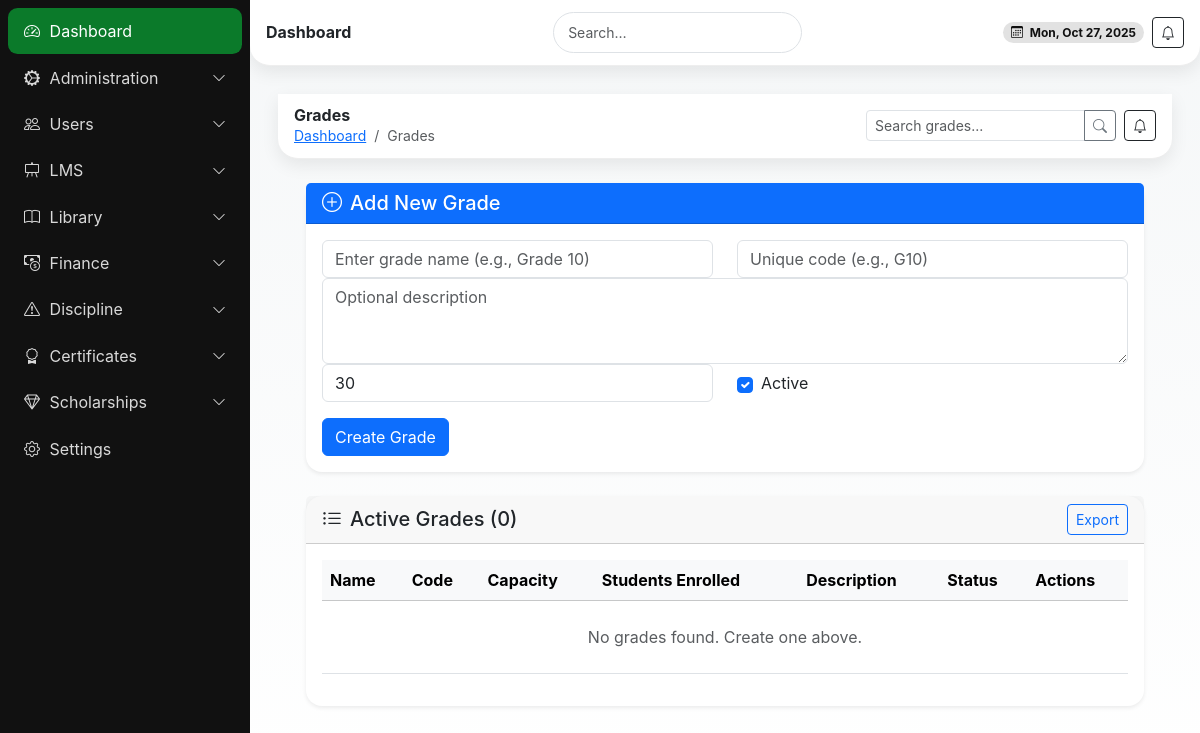
Before: /school-grade/ (signed in) with the older database file.
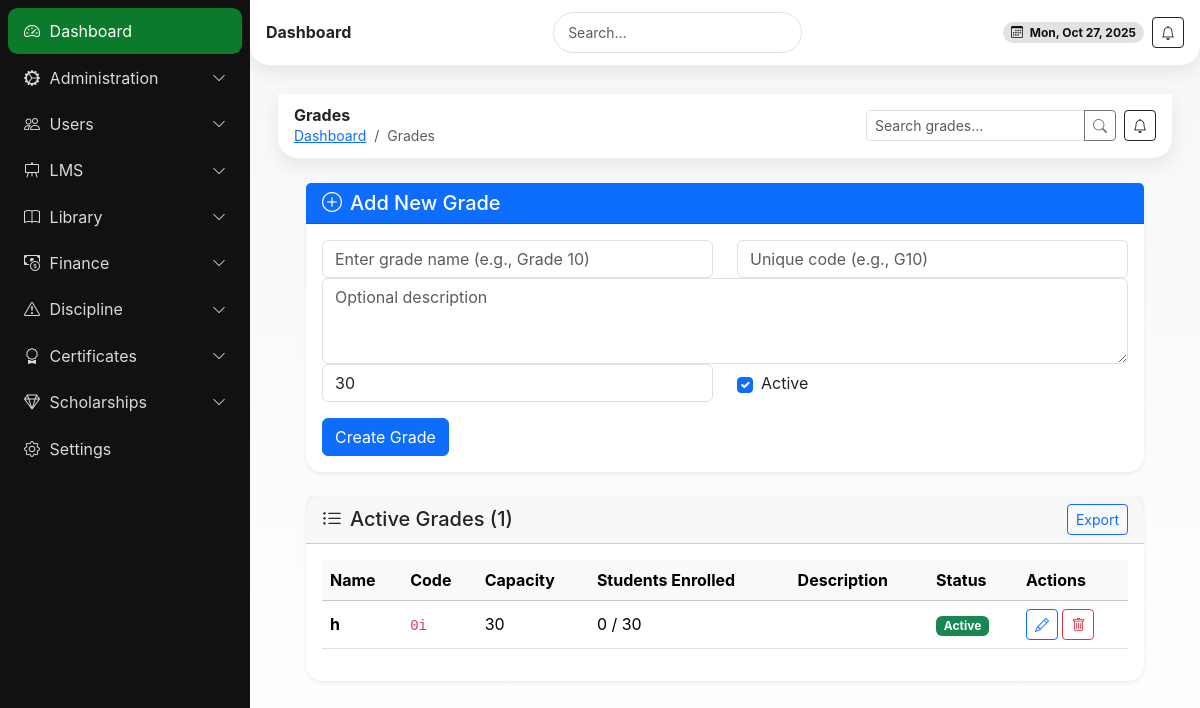
After: the same page with the newer database file.
### school/models.py (models this page shows, shortened)
class Grade(models.Model):
    name = models.CharField(max_length=50)
    school = models.ForeignKey(School, on_delete=models.CASCADE, related_name='grades')
    description = models.TextField(blank=True)
    code = models.CharField(max_length=50, db_index=True)
    capacity = models.PositiveIntegerField(default=30)  # Default capacity
    created_at = models.DateTimeField(auto_now_add=True)
    is_active = models.BooleanField(default=True)
    class Meta:
        unique_together = ['school', 'code']

### school/views.py (the view)
# urls.py: path("school-grade/", views.school_grades, name="school-grades"),
@login_required
def school_grades(request):
    print("Accessing grades view as user:", request.user)  # Keep for console
    logger.info(f"Accessing grades view as user: {request.user.email} (ID: {request.user.id})")
    try:
        school = request.user.school_admin_profile  # <-- FIXED: Remove .school
        logger.info(f"User's school: {school.name} (ID: {school.id})")
        print("User's school:", school.name)  # Keep for console
    except AttributeError as e:
        logger.warning(f"Permission denied for user {request.user.email}: {e}")
        messages.error(request, f"You do not have permission to access this page. (User: {request.user.email})")
        return redirect('school:dashboard')
    if request.method == 'POST':
        form = GradeForm(request.POST, school=school)
        if form.is_valid():
            grade = form.save(commit=False)
            grade.school = school
            grade.save()
            messages.success(request, f'Grade "{grade.name}" created successfully.')
            return redirect('school:school-grades')  # Note: Ensure URL name matches urls.py
    else:
        form = GradeForm(school=school)
    query = request.GET.get('q', '')
    grades = Grade.objects.filter(school=school, is_active=True)
    if query:
        grades = grades.filter(Q(name__icontains=query) | Q(code__icontains=query))
    context = {
        'grades': grades,
        'form': form,
        'school': school,
        'query': query,
    }
    return render(request, "school/grade.html", context)

### userauths/models.py (called while the page is built)
    def __str__(self):
        return self.email

### templates/school/grade.html (shortened to what the changed rows need)
{% extends 'school/base.html' %}
{% block content %}
  <section class="content container-fluid py-4">
    <div class="card shadow-sm border-0 rounded-4">
      <div class="card-header d-flex justify-content-between align-items-center">
        <h5 class="mb-0"><i class="bi bi-list-ul me-2"></i>Active Grades ({{ grades.count }})</h5>
        <a href="#" class="btn btn-sm btn-outline-primary" data-bs-toggle="modal" data-bs-target="#exportModal">Export</a>
      </div>
      <div class="card-body">
        <div class="table-responsive">
          <table class="table table-hover align-middle">
            <thead class="table-light">
              <tr>
                <th>Name</th>
                <th>Code</th>
                <th>Capacity</th>
                <th>Students Enrolled</th>
                <th>Description</th>
                <th>Status</th>
                <th>Actions</th>
              </tr>
            </thead>
            <tbody>
              {% for grade in grades %}
              <tr>
                <td><strong>{{ grade.name }}</strong></td>
                <td><code>{{ grade.code }}</code></td>
                <td>{{ grade.capacity }}</td>
                <td>
                  {% with grade.students.count as enrolled %}
                    {{ enrolled }} / {{ grade.capacity }}
                  {% endwith %}
                </td>
                <td>{{ grade.description|truncatewords:10 }}</td>
                <td>
                  {% if grade.is_active %}
                    <span class="badge bg-success">Active</span>
                  {% else %}
                    <span class="badge bg-secondary">Inactive</span>
                  {% endif %}
                </td>
                <td>
                  <a href="{% url 'school:edit-grade' grade.id %}" class="btn btn-sm btn-outline-primary"><i class="bi bi-pencil"></i></a>
                  <a href="{% url 'school:delete-grade' grade.id %}" class="btn btn-sm btn-outline-danger"><i class="bi bi-trash"></i></a>
                </td>
              </tr>
              {% empty %}
              <tr><td colspan="7" class="text-center text-muted py-4">No grades found. Create one above.</td></tr>
              {% endfor %}
            </tbody>
          </table>
        </div>
      </div>
    </div>
  </section>
{% endblock %}

Changed rows visible on the page:
added Grade: name "h", code "0i", capacity "30", students.count "0", is_active "Active"
Other visible differences:
{{ grades.count }}: "0" → "1"
text no longer shown: "No grades found. Create one above."
